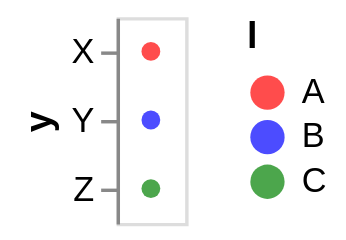

Write a Vega-Lite specification for this figure.
### Vega-Lite specification from a JSON file in a GitHub repository (floating-point values rounded to 4 significant figures)
{"$schema": "https://vega.github.io/schema/vega-lite/v6.json", "description": "A colour scale whose range is read from a column rather than written out, which is a lookup: one row per category, taken in the order the domain lists them.", "data": {"values": [{"y": "X", "l": "A", "c": "red"}, {"y": "Y", "l": "B", "c": "blue"}, {"y": "Z", "l": "C", "c": "green"}]}, "mark": "circle", "encoding": {"y": {"type": "nominal", "field": "y"}, "color": {"type": "nominal", "field": "l", "scale": {"range": {"field": "c"}}}}}
